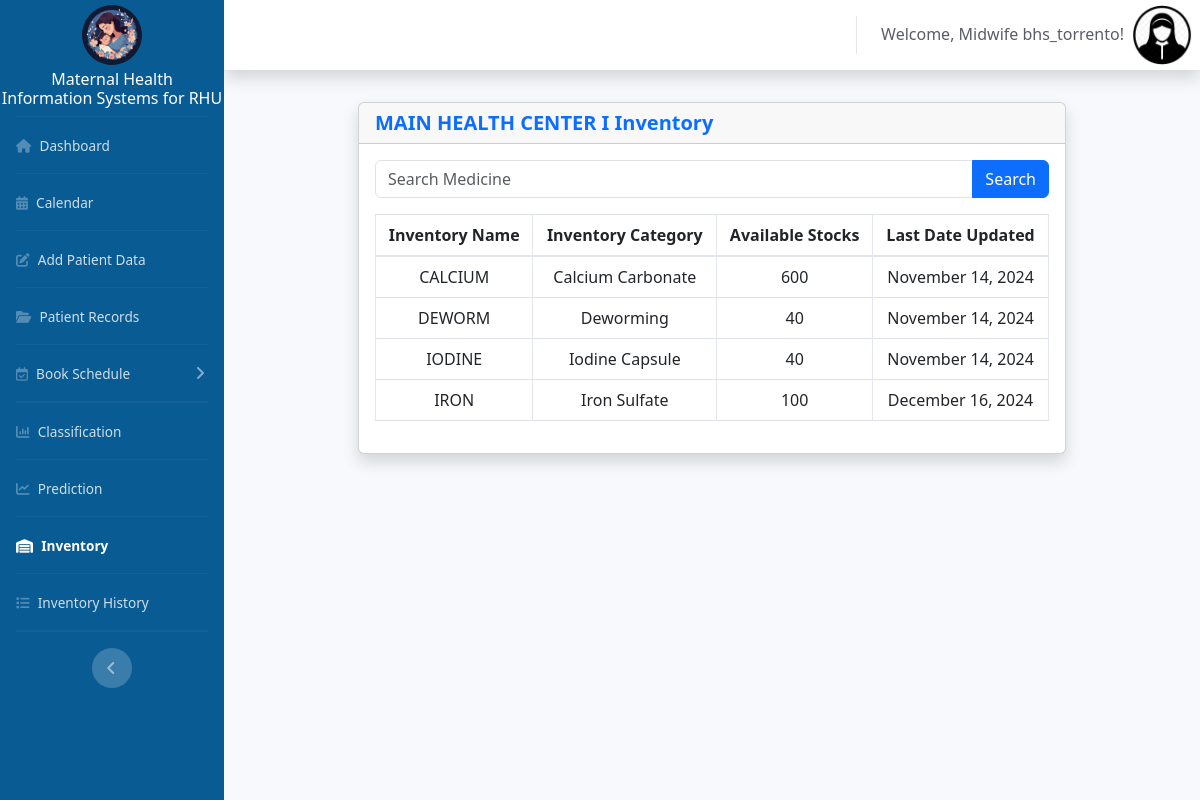
/bhs_inventory.php (signed in), run on the app's committed database.
### tables this page shows
CREATE TABLE `user` (
  `userID` int(11) NOT NULL,
  `stationID` int(11) DEFAULT NULL,
  `userFname` text NOT NULL,
  `userLname` text NOT NULL,
  `userUname` text NOT NULL,
  `userPassword` text NOT NULL,
  `userContactNumber` varchar(20) NOT NULL,
  `userType` text NOT NULL,
  `isActive` tinyint(4) NOT NULL DEFAULT 1 COMMENT '1 = active; 0 = inactive	'
);

CREATE TABLE `station` (
  `stationID` int(11) NOT NULL,
  `stationName` text NOT NULL,
  `isActive` int(11) NOT NULL DEFAULT 1 COMMENT '1 = active; 0 = inactive'
);

CREATE TABLE `inventory` (
  `inventoryID` int(11) NOT NULL,
  `stationID` int(11) DEFAULT NULL,
  `medicineID` int(11) DEFAULT NULL,
  `availableStock` int(11) NOT NULL,
  `dateUpdate` date DEFAULT NULL
);

CREATE TABLE `medicine` (
  `medicineID` int(11) NOT NULL,
  `medicineName` text DEFAULT NULL,
  `medicineCategory` text DEFAULT NULL,
  `medicineStock` int(11) DEFAULT NULL,
  `dateUpdate` date DEFAULT NULL
);

### bhs_inventory.php (the view, shortened to what this page needs)
<?php
include('includes/header.php');
include('includes/midwife_navbar.php');
$username = $_SESSION['user'];
$query = "SELECT u.*, s.stationID, s.stationName
          FROM user u
          LEFT JOIN station s ON u.stationID = s.stationID
          WHERE userUname = '$username' AND userType = 'BHS'";
$result = mysqli_query($conn, $query);
if ($result && mysqli_num_rows($result) > 0) {
  $user_data = mysqli_fetch_assoc($result);
  $stationID = $user_data['stationID'];
  $stationName = $user_data['stationName'];
}
?>
<div class="container-fluid w-75">
  <div class="row my-3">
    <div class="col-lg-12">
      <div class="card shadow my-2">
        <div class="card-header">
          <h5 class="m-0 font-weight-bold text-primary"><?php echo $stationName; ?> Inventory</h5>
        </div>
        <div class="card-body">
          <form method="GET" class="mb-3">
            <div class="input-group">
              <input type="text" class="form-control" name="inventory_search" placeholder="Search Medicine">
              <button type="submit" class="btn btn-primary">Search</button>
            </div>
          </form>
          <table class="table table-bordered text-center">
            <thead>
              <tr>
                <th>Inventory Name</th>
                <th>Inventory Category</th>
                <th>Available Stocks</th>
                <th>Last Date Updated</th>
              </tr>
            </thead>
            <tbody>
              <?php
              $limit = 5;
              $page = isset($_GET['inventory_page']) ? (int)$_GET['inventory_page'] : 1;
              $start = ($page - 1) * $limit;
              $search = isset($_GET['inventory_search']) ? mysqli_real_escape_string($conn, $_GET['inventory_search']) : '';
              $inventoryQuery = "SELECT i.*, m.medicineName, m.medicineCategory
                                                   FROM inventory i
                                                   LEFT JOIN medicine m ON i.medicineID = m.medicineID
                                                   WHERE m.medicineName LIKE '%$search%' AND i.stationID = '$stationID'
                                                   ORDER BY dateUpdate ASC
                                                   LIMIT $start, $limit";
              $inventoryResult = mysqli_query($conn, $inventoryQuery);
              $categoryNames = [
                "iron" => "Iron Sulfate",
                "calcium" => "Calcium Carbonate",
                "iodine" => "Iodine Capsule",
                "deworming" => "Deworming"
              ];
              while ($inventoryRow = mysqli_fetch_assoc($inventoryResult)) {
                $medicineName = $inventoryRow['medicineName'];
                $medicineCategory = $inventoryRow['medicineCategory'];
                $availableStock = $inventoryRow['availableStock'];
                $dateUpdate = $inventoryRow['dateUpdate'];
              ?>
                <tr>
                  <td><?php echo $medicineName; ?></td>
                  <td><?php echo isset($categoryNames[$medicineCategory]) ? $categoryNames[$medicineCategory] : $medicineCategory; ?></td>
                  <td><?php echo $availableStock; ?></td>
                  <td><?php echo date("F j, Y", strtotime($dateUpdate)); ?></td>
                </tr>
              <?php } ?>
            </tbody>
          </table>
        </div>
      </div>
    </div>
  </div>
</div>

### data on the page
user: stationID.stationName "MAIN HEALTH CENTER I"
inventory: medicineID.medicineName "CALCIUM", medicineID.medicineCategory "Calcium Carbonate", availableStock "600", dateUpdate "November 14, 2024"
inventory: medicineID.medicineName "DEWORM", medicineID.medicineCategory "Deworming", availableStock "40", dateUpdate "November 14, 2024"
inventory: medicineID.medicineName "IODINE", medicineID.medicineCategory "Iodine Capsule", availableStock "40", dateUpdate "November 14, 2024"
inventory: medicineID.medicineName "IRON", medicineID.medicineCategory "Iron Sulfate", availableStock "100", dateUpdate "December 16, 2024"

### other printed values
$_SESSION['user'] "bhs_torrento"
